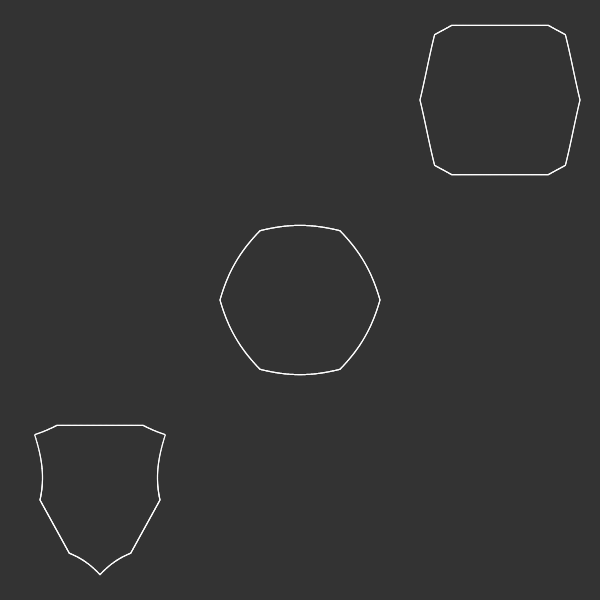
Frame 1 (no input)
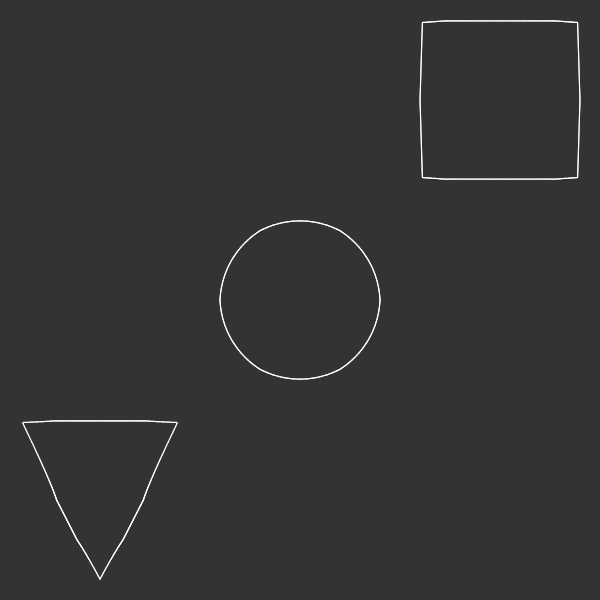
Frame 60 (no input)
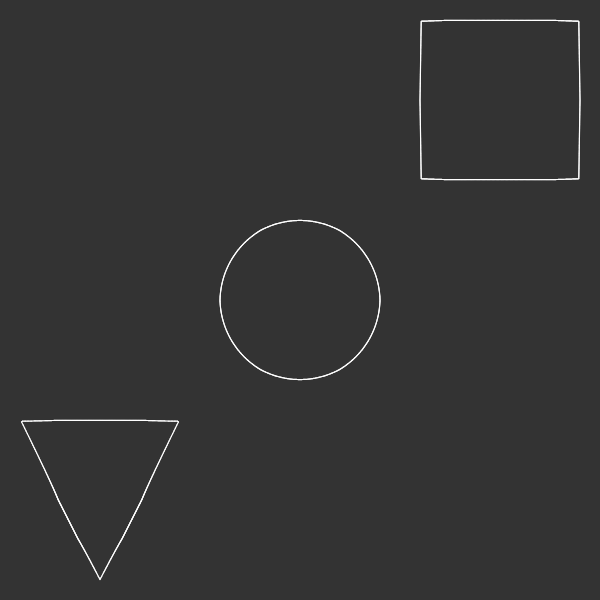
Frame 120 (the mouse pressed at the canvas centre since frame 60)

The p5.js sketch that drew these frames (run headless with seeded random() and noise() and a simulated clock; from frame 60 on, the mouse is pressed at the canvas centre):

// p5.js sketch
// ── sketch.js
let points

function setup() {
    createCanvas(600, 600)
    points = subdividePointsList(
        generateHexagonPoints(200),
        100
    )
    stroke("white")
    strokeWeight(3)
}

let t = 0
function draw() {
    background(51)

    translate(width / 2, height / 2)

    push()
    translate(width / 3, -height / 3)
    scale(0.4)
    drawPointsList(
        lerpPointsListToSquare(points, (Math.sin(t) + 1) / 2, 200)
    )
    pop()

    push()
    scale(0.4)
    drawPointsList(
        lerpPointsListToCircle(points, (Math.sin(t) + 1) / 2, 200)
    )
    pop()

    push()
    translate(-width / 3, height / 3)
    scale(0.4)
    drawPointsList(
        lerpPointsListToTriangle(points, (Math.sin(t) + 1) / 2, 200)
    )
    pop()

    t += deltaTime / 1000
}

function generateHexagonPoints(radius) {
    let output = []

    let point = createVector(radius, 0)
    for (let i = 0; i < 6; i++) {
        output.push(point.copy().rotate(i * Math.PI / 3))
    }

    return output
}

function subdividePointsList(pointsList, amount) {
    let output = []

    for (let i = 0; i < pointsList.length; i++) {
        for (j = 0; j < amount; j++) { //between every two original points, add `amount` more
            const pointBefore = pointsList[i].copy()
            const pointAfter = pointsList[(i + 1) % pointsList.length].copy()
            output.push(pointBefore.lerp(pointAfter, j / amount))
        }
    }

    return output
}

function drawPointsList(pointsList) {
    for (let i = 0; i < pointsList.length - 1; i++) {
        line(pointsList[i].x, pointsList[i].y, pointsList[i + 1].x, pointsList[i + 1].y)
    }
    line(pointsList[pointsList.length - 1].x, pointsList[pointsList.length - 1].y, pointsList[0].x, pointsList[0].y)
}

function lerpPointsListToCircle(pointsList, amount, circleRadius) {
    let output = []
    for (let i = 0; i < pointsList.length; i++) {
        output.push(pointsList[i].copy().lerp(pointsList[i].copy().normalize().mult(circleRadius), amount))
    }
    return output
}

function lerpPointsListToSquare(pointsList, amount, squareRadius) {
    let output = []

    const pointsOnCircle = lerpPointsListToCircle(pointsList, 1, Math.sqrt(2) * squareRadius) //projects the points onto a circle first so that they're more evenly spaced when turned into a square. the sqrt(2) makes it so that there's a point on each corner of the square
    for (let i = 0; i < pointsList.length; i++) {
        // const p = pointsList[i]
        const p = pointsOnCircle[i]
        let pointOnSquare

        if (p.x > 0 && p.x >= Math.abs(p.y)) { //it should go to the right edge of the square
            pointOnSquare = createVector(squareRadius, p.y)
        }
        if (p.x < 0 && -p.x >= Math.abs(p.y)) { //it should go to the left edge of the square
            pointOnSquare = createVector(-squareRadius, p.y)
        }

        if (p.y > 0 && p.y >= Math.abs(p.x)) { //it should go to the top edge of the square
            pointOnSquare = createVector(p.x, squareRadius)
        }
        if (p.y < 0 && -p.y >= Math.abs(p.x)) { //it should go to the top edge of the square
            pointOnSquare = createVector(p.x, -squareRadius)
        }

        output.push(pointsList[i].copy().lerp(pointOnSquare, amount))
    }
    return output
}

function lerpPointsListToTriangle(pointsList, amount, triangleBase) { //equilateral, so base==height
    let output = []

    const pointsOnCircle = lerpPointsListToCircle(pointsList, 1, triangleBase * 2) //projects the points onto a circle first so that they're more evenly spaced when turned into a square. the sqrt(2) makes it so that there's a point on each corner of the square
    for (let i = 0; i < pointsList.length; i++) {
        const p = pointsOnCircle[i]
        let pointOnTriangle

        const intDown = findIntersection(createVector(0, 0), p, createVector(-triangleBase, -triangleBase), createVector(triangleBase, -triangleBase + 0.01))
        if (intDown !== null) { //the point should go to the bottom edge
            pointOnTriangle = intDown
        }

        const intLeft = findIntersection(createVector(0, 0), p, createVector(-triangleBase, -triangleBase), createVector(0, triangleBase))
        if (intLeft !== null) { //the point should go to the left edge
            pointOnTriangle = intLeft
        }

        const intRight = findIntersection(createVector(0, 0), p, createVector(triangleBase, -triangleBase), createVector(0, triangleBase))
        if (intRight !== null) { //the point should go to the right edge
            pointOnTriangle = intRight
        }

        // console.log(intDown, intLeft, intRight)

        output.push(pointsList[i].copy().lerp(pointOnTriangle, amount))
    }
    return output
}

function findIntersection(l1p1, l1p2, l2p1, l2p2) {
    const slope1 = (l1p1.y - l1p2.y) / (l1p1.x - l1p2.x)
    const slope2 = (l2p1.y - l2p2.y) / (l2p1.x - l2p2.x)

    const intercept1 = l1p1.y - slope1 * l1p1.x
    const intercept2 = l2p1.y - slope2 * l2p1.x

    const x = (intercept2 - intercept1) / (slope1 - slope2)
    const y = slope1 * x + intercept1

    const l1MinX = Math.min(l1p1.x, l1p2.x)
    const l1MaxX = Math.max(l1p1.x, l1p2.x)
    const l1MinY = Math.min(l1p1.y, l1p2.y)
    const l1MaxY = Math.max(l1p1.y, l1p2.y)

    const l2MinX = Math.min(l2p1.x, l2p2.x)
    const l2MaxX = Math.max(l2p1.x, l2p2.x)
    const l2MinY = Math.min(l2p1.y, l2p2.y)
    const l2MaxY = Math.max(l2p1.y, l2p2.y)

    if (
        x <= Math.min(l1MaxX, l2MaxX) && x >= Math.max(l1MinX, l2MinX) &&
        y <= Math.min(l1MaxY, l2MaxY) && y >= Math.max(l1MinY, l2MinY)
    ) {
        return createVector(x, y)
    } else {
        // console.log(x, y)
        return null
    }
}

// function findIntersection(x1, y1, x2, y2, x3, y3, x4, y4) {
//     if (x1 === x2 && x3 === x4) {
//         // Both lines are vertical and parallel, no intersection
//         return null
//     }

//     let t1, t2

//     if (x1 === x2) {  // Line 1 is vertical
//         t2 = (x1 - x3) / (x4 - x3)
//         t1 = (y3 + t2 * (y4 - y3) - y1) / (y2 - y1)
//     } else if (x3 === x4) {  // Line 2 is vertical
//         t1 = (x3 - x1) / (x2 - x1)
//         t2 = (y1 + t1 * (y2 - y1) - y3) / (y4 - y3)
//     } else {
//         // Standard case for non-vertical lines
//         t1 = ((x3 - x1) * (y3 - y4) - (y3 - y1) * (x3 - x4)) / ((x1 - x2) * (y3 - y4) - (y1 - y2) * (x3 - x4))
//         t2 = ((x1 - x2) * (y1 - y3) - (y1 - y2) * (x1 - x3)) / ((x1 - x2) * (y3 - y4) - (y1 - y2) * (x3 - x4))
//     }

//     // Check if the intersection point is within the line segments
//     if (0 <= t1 && t1 <= 1 && 0 <= t2 && t2 <= 1) {
//         const intersection_x = x1 + t1 * (x2 - x1)
//         const intersection_y = y1 + t1 * (y2 - y1)
//         return { x: intersection_x, y: intersection_y }
//     } else {
//         return null
//     }
// }
